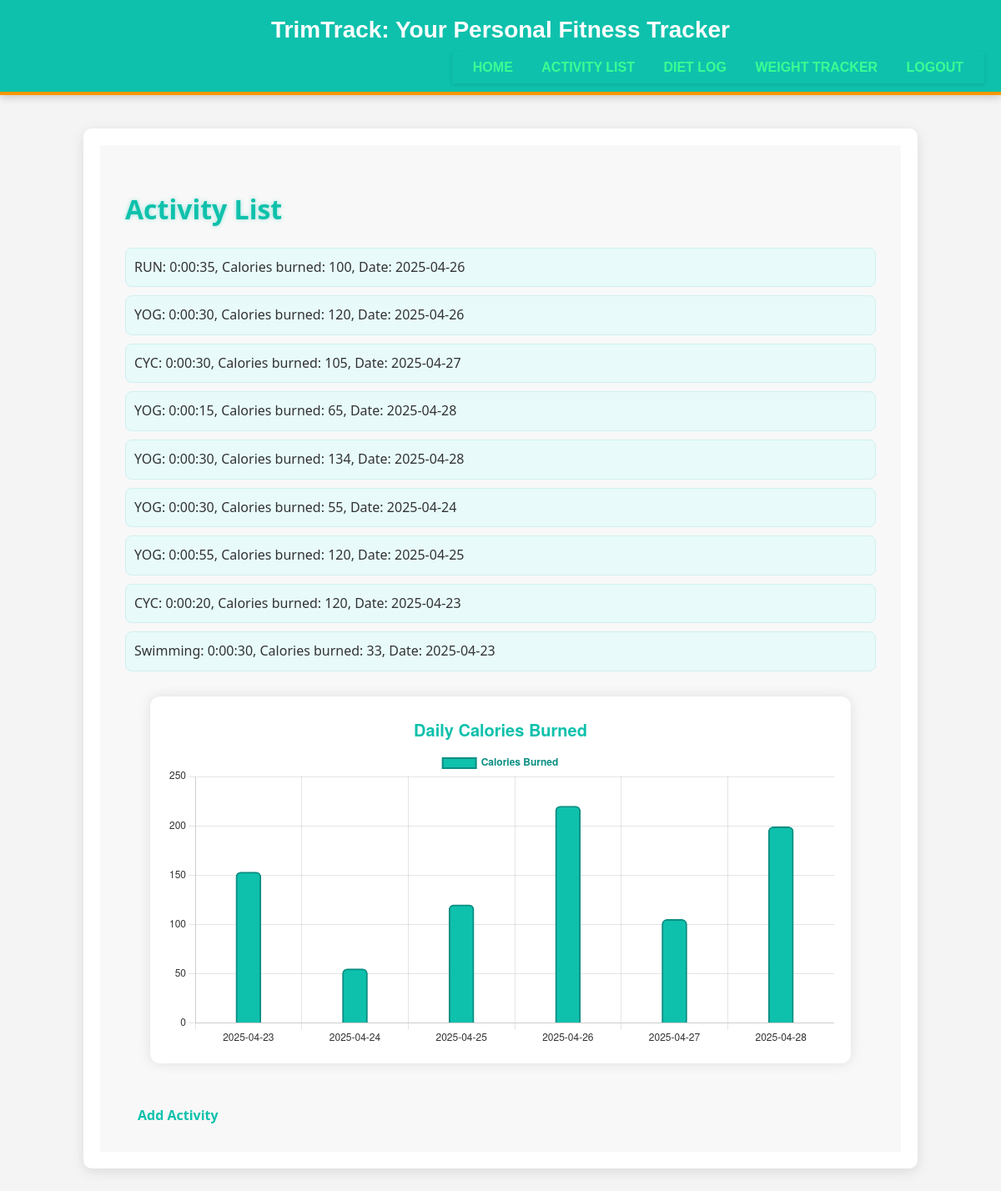
Page /fitness/activities/ (signed in) on the earlier database version.
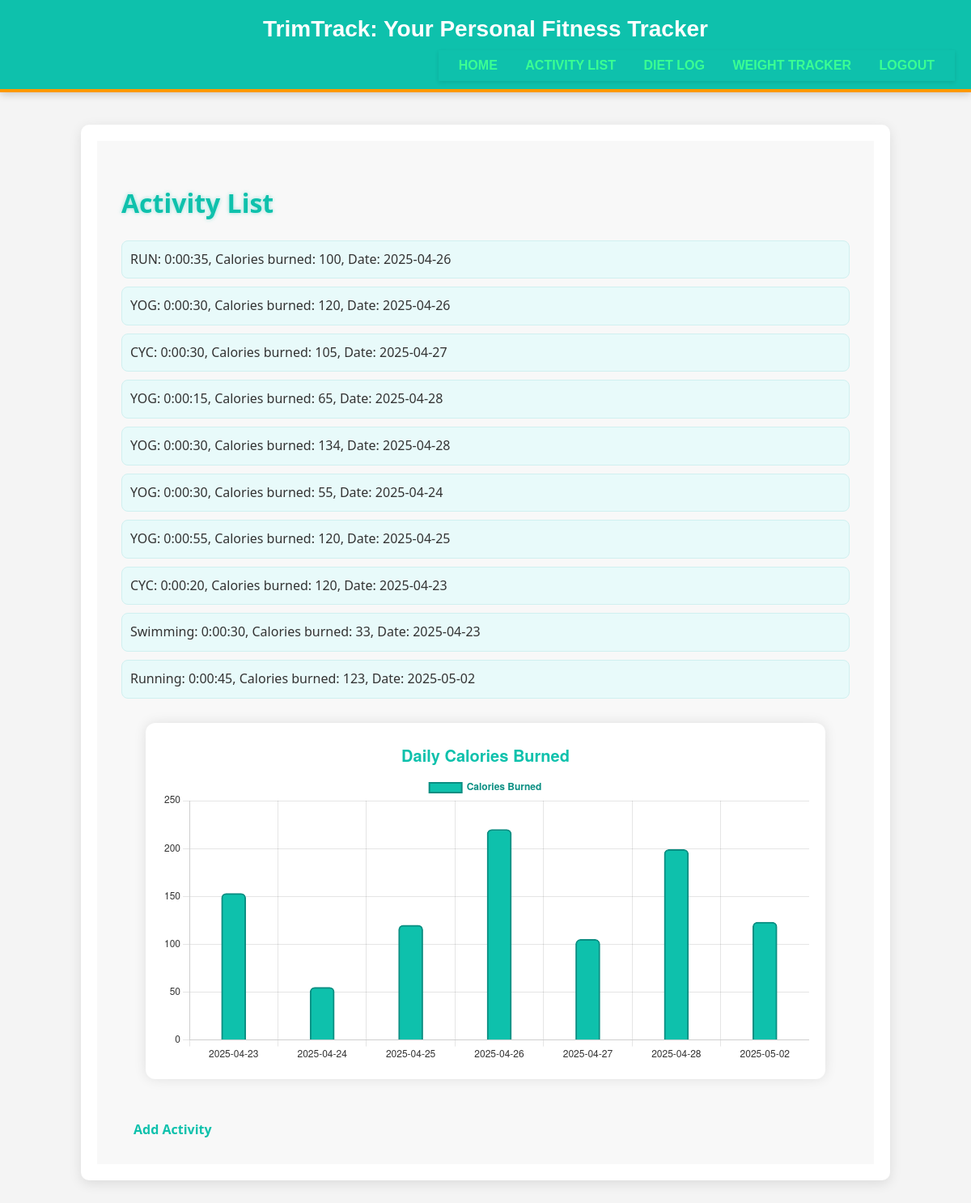
Same page on the later database version.
### fitness/models.py (models this page shows, shortened)
class FitnessActivity(models.Model):
    user = models.ForeignKey(User, on_delete=models.CASCADE)
    activity_type = models.CharField(
        max_length=100,
        validators=[RegexValidator(regex='^[a-zA-Z ]+$', message='Enter a valid activity name')]
    )
    duration = models.DurationField()  # e.g., 30 minutes
    intensity = models.CharField(max_length=50)  # e.g., moderate, high
    calories_burned = models.IntegerField()
    date_time = models.DateTimeField()

### fitness/views.py (the view)
# urls.py: path('activities/', views.activity_list, name='activity_list'),
def activity_list(request):
    activities = FitnessActivity.objects.filter(user=request.user)
    daily_data = defaultdict(int)
    for activity in activities:
        date_str = localtime(activity.date_time).strftime('%Y-%m-%d')
        daily_data[date_str] += activity.calories_burned
    chart_data = dict(sorted(daily_data.items()))
    return render(request, 'fitness/activity_list.html', {
        'activities': activities,
        'chart_data': chart_data
    })
    chart_data = {entry['date'].strftime('%Y-%m-%d'): entry['total_calories'] for entry in calories_per_day}
    return render(request, 'fitness/activity_list.html', {
        'activities': activities,
        'chart_data': chart_data
    })

### fitness/templates/fitness/activity_list.html (shortened to what this page needs)
{% extends 'fitness/base.html' %}
{% block content %}
<div class="activity-section">
    <h1>Activity List</h1>
    <ul>
    {% for activity in activities %}
        <li>{{ activity.activity_type }}: {{ activity.duration }}, Calories burned: {{ activity.calories_burned }}, Date: {{ activity.date_time|date:"Y-m-d" }}</li>
    {% empty %}
        <li>No activities recorded.</li>
    {% endfor %}
    </ul>
    <div class="chart-container">
        <canvas id="calorieChart"></canvas>
    </div>
    <a href="{% url 'add_activity' %}" class="add-link">Add Activity</a>
</div>
<script>
    const activityData = {{ chart_data|safe }};
    const labels = Object.keys(activityData);
    const calories = Object.values(activityData);
    const ctx = document.getElementById('calorieChart').getContext('2d');
    new Chart(ctx, {
        type: 'bar',
        data: {
            labels: labels,
            datasets: [{
                label: 'Calories Burned',
                data: calories,
                backgroundColor: '#0ec1ac',
                borderColor: '#0a8e82',
                borderWidth: 2,
                borderRadius: 6,
                barThickness: 30,
            }]
        },
        options: {
            responsive: true,
            plugins: {
                legend: {
                    display: true,
                    labels: {
                        color: '#0a8e82',
                        font: {
                            weight: 'bold'
                        }
                    }
                },
                title: {
                    display: true,
                    text: 'Daily Calories Burned',
                    color: '#0ec1ac',
                    font: {
                        size: 20,
                        weight: 'bold'
                    }
                }
            },
            scales: {
                y: {
                    beginAtZero: true,
                    ticks: {
                        color: '#333'
                    }
                },
                x: {
                    ticks: {
                        color: '#333'
                    }
                }
            }
        }
    });
</script>
{% endblock %}

### fitness/templates/fitness/base.html (shortened to what this page needs)
<!DOCTYPE html>
<html lang="en">
<head>
    {% load static %}
    <link rel="stylesheet" href="{% static 'fitness/style.css' %}">
</head>
<body>
<header style="background: #0ec1ac; color: white; text-align: center; padding: 20px; border-bottom: 4px solid #ff9800; font-family: 'Poppins', Arial, sans-serif; box-shadow: 0 2px 10px rgba(0, 0, 0, 0.2);">
    <h1 style="margin: 0; font-size: 28px;">TrimTrack: Your Personal Fitness Tracker</h1>
    <nav style="background: #0ec1ac; padding: 10px; text-align: center; box-shadow: 0 2px 5px rgba(0, 0, 0, 0.1);">
        {% if user.is_authenticated %}
        <a href="{% url 'home' %}" style="color: #3bff93; text-decoration: none; margin: 0 15px; font-weight: bold; font-size: 16px;">HOME</a>
        <a href="{% url 'activity_list' %}" style="color: #3bff93; text-decoration: none; margin: 0 15px; font-weight: bold; font-size: 16px;">ACTIVITY LIST</a>
        <a href="{% url 'diet_log' %}" style="color: #3bff93; text-decoration: none; margin: 0 15px; font-weight: bold; font-size: 16px;">DIET LOG</a>
        <a href="{% url 'weight_tracker' %}" style="color: #3bff93; text-decoration: none; margin: 0 15px; font-weight: bold; font-size: 16px;">WEIGHT TRACKER</a>
        <a href="{% url 'logout' %}" style="color: #3bff93; text-decoration: none; margin: 0 15px; font-weight: bold; font-size: 16px;">LOGOUT</a>
        {% else %}
        <a href="{% url 'register' %}" style="color: #3bff93; text-decoration: none; margin: 0 15px; font-weight: bold; font-size: 16px;">REGISTER</a>
        <a href="{% url 'login' %}" style="color: #3bff93; text-decoration: none; margin: 0 15px; font-weight: bold; font-size: 16px;">LOGIN</a>
        {% endif %}
        </nav>
    </header>
    <div class="container" style="width: 80%; margin: 40px auto; padding: 20px; background: #ffffff; border-radius: 10px; box-shadow: 0 4px 15px rgba(0, 0, 0, 0.1); font-family: 'Poppins', Arial, sans-serif; color: #333; line-height: 1.6;">
        {% block content %}{% endblock %}
    </div>
</body>
</html>

### fitness/static/fitness/style.css (style rules this page uses)
body { font-family: Arial, sans-serif; margin: 0; padding: 0; background-color: #f4f4f4; }
.container { width: 80%; margin: auto; overflow: hidden; }
header { background: #50b3a2; color: white; padding-top: 30px; min-height: 70px; border-bottom: #e8491d 3px solid; }
header a { color: #ffffff; text-decoration: none; text-transform: uppercase; font-size: 16px; }
header nav { float: right; margin-top: 10px; }
header h1 { margin: 0; }

### fitness/templates/fitness/activity_list.html (style rules this page uses)
.activity-section { padding: 30px; background: #f8f8f8; color: #333; font-family: 'Segoe UI', Tahoma, Geneva, Verdana, sans-serif; }
.activity-section h1 { color: #0ec1ac; margin-bottom: 20px; text-shadow: 0 0 5px rgba(14, 193, 172, 0.4); }
.activity-section ul { list-style-type: none; padding: 0; margin-bottom: 30px; }
.activity-section li { background: #e8fafa; border: 1px solid #d0f0f0; padding: 10px; margin-bottom: 10px; border-radius: 8px; }
.add-link { color: #0ec1ac; text-decoration: none; font-weight: bold; font-size: 16px; margin: 0 15px; display: inline-block; transition: color 0.2s, text-shadow 0.2s; }
.chart-container { width: 100%; max-width: 800px; margin: 0 auto 50px auto; background: #ffffff; padding: 20px; border-radius: 12px; box-shadow: 0 0 15px rgba(0,0,0,0.1); }

Differences in the rows shown:
added FitnessActivity: activity_type "Running", duration "0:00:45", calories_burned "123", date_time "2025-05-02"
Other differences:
chart data {{ chart_data|safe }}: {'2025-04-23': 153, '2025-04-24': 55, '2025-04-25': 120, '2025-04-26': 220, '2025-04-27': 105, '2025-04-28': 199} → {'2025-04-23': 153, '2025-04-24': 55, '2025-04-25': 120, '2025-04-26': 220, '2025-04-27': 105, '2025-04-28': 199, '2025-05-02': 123}
